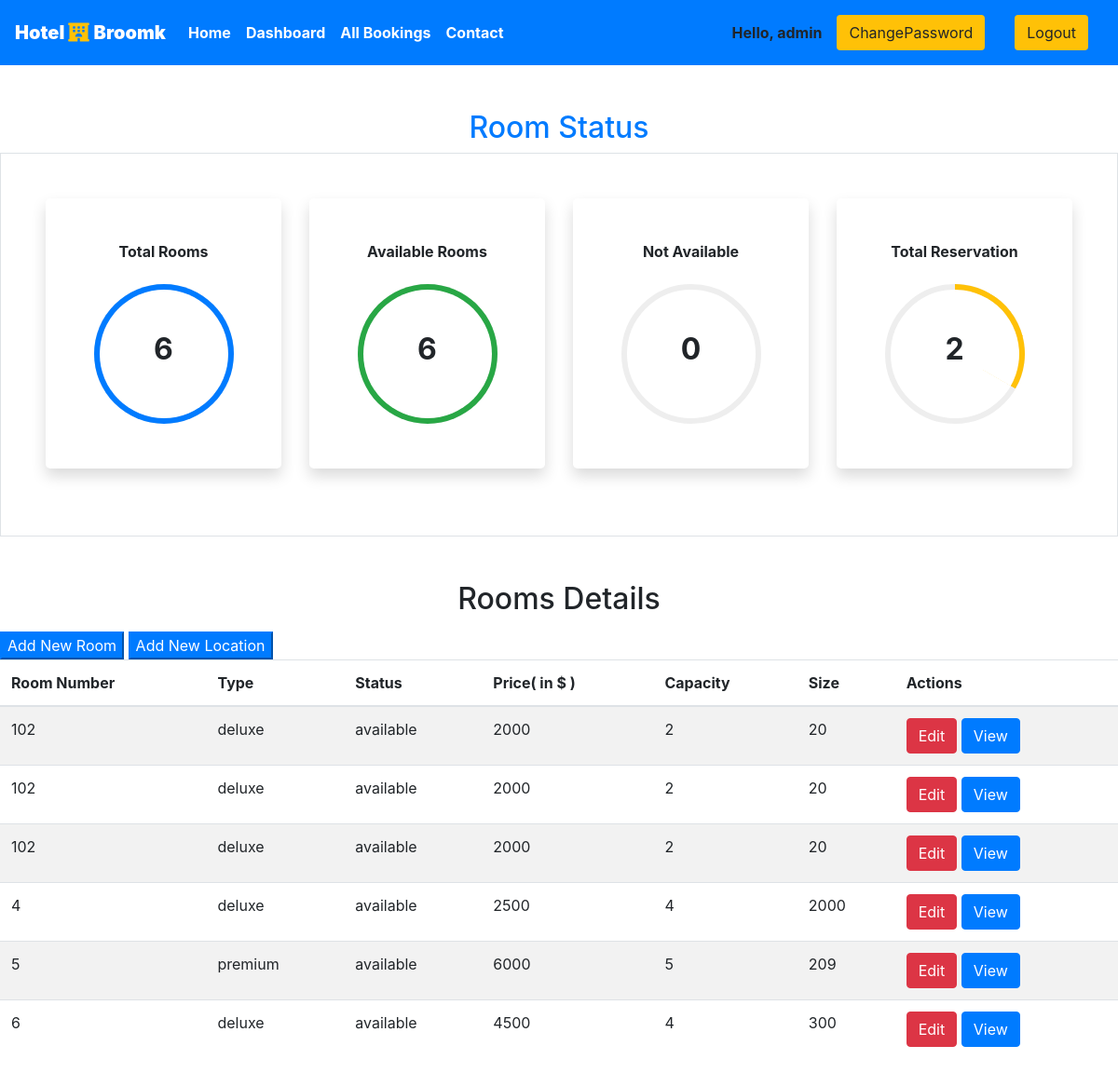
The page /staff/panel (signed in) on the database as committed earlier.
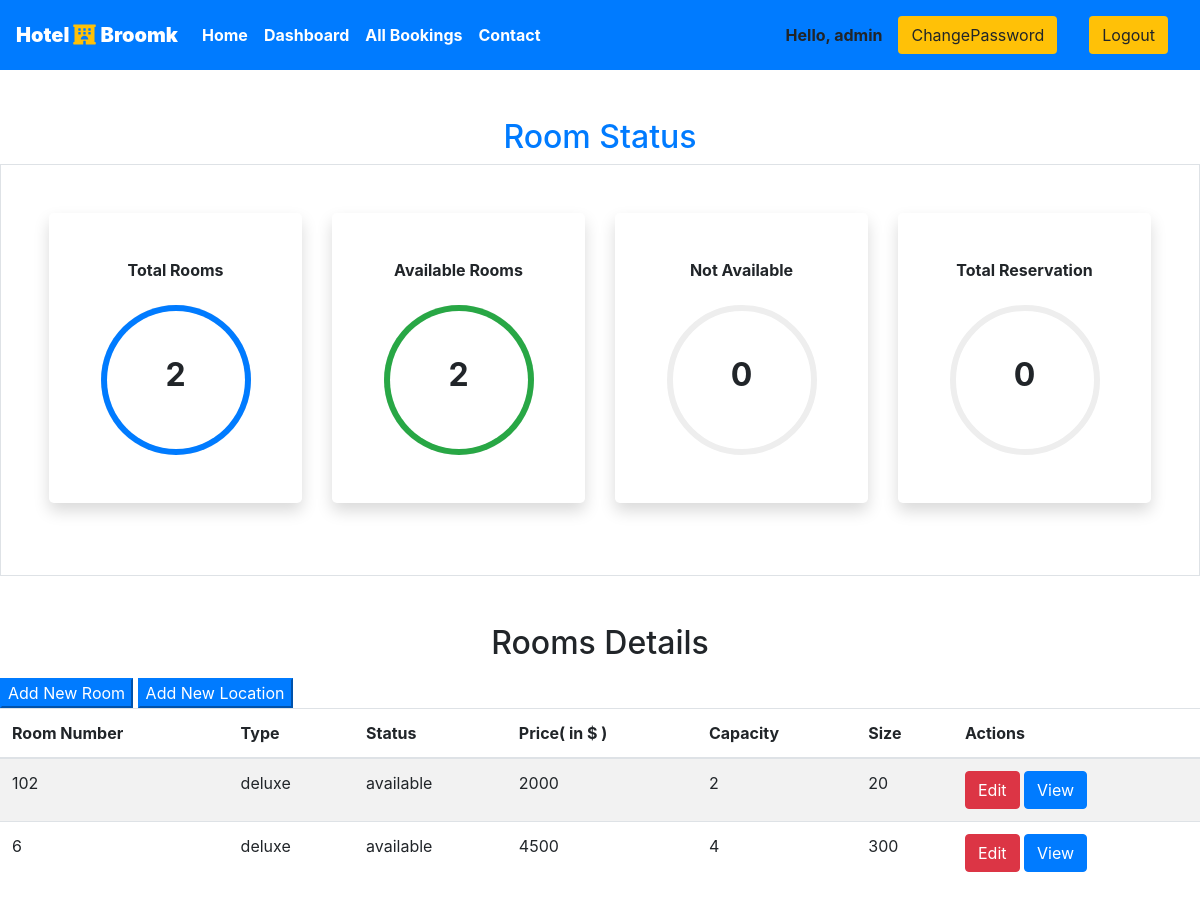
The same page on the database as committed later.
### broomk/models.py (models this page shows, shortened)
class Rooms(models.Model):
    ROOM_STATUS = (
    ("1", "available"),
    ("2", "not available"),
    )
    ROOM_TYPE = (
    ("1", "premium"),
    ("2", "deluxe"),
    ("3","regular"),
    )
    room_type = models.CharField(max_length=50,choices = ROOM_TYPE)
    capacity = models.IntegerField()
    price = models.IntegerField()
    size = models.IntegerField()
    hotel = models.ForeignKey(Hotels, on_delete = models.CASCADE)
    status = models.CharField(choices =ROOM_STATUS,max_length = 15)
    roomnumber = models.IntegerField()

### broomk/views.py (the view)
# urls.py: path('staff/panel', views.panel,name="staffpanel"),
@login_required(login_url='/staff')
def panel(request):
    if request.user.is_staff == False:
        return HttpResponse('Access Denied')
    rooms = Rooms.objects.all()
    total_rooms = len(rooms)
    available_rooms = len(Rooms.objects.all().filter(status='1'))
    unavailable_rooms = len(Rooms.objects.all().filter(status='2'))
    reserved = len(Reservation.objects.all())
    hotel = Hotels.objects.values_list('location','id').distinct().order_by()
    response = render(request,'staff/panel.html',{'location':hotel,'reserved':reserved,'rooms':rooms,'total_rooms':total_rooms,'available':available_rooms,'unavailable':unavailable_rooms})
    return HttpResponse(response)

### broomk/templatetags/app_tags.py (called while the page is built)
@register.filter
def percentage(value1,value2=100):
    return int(value1)/int(value2)*100

### templates/staff/panel.html (shortened to what this page needs)
{% extends 'basic.html' %} {% block title %} staff panel {% endblock title %}  {% block body %}
<section class="my-5 ">
    {%load app_tags%}
    <h2 class="text-center text-primary">Room Status</h2>
    <div class="container-fluid px-5 py-5 border">
        <div class="row">
            <div class="col-xl-3 col-lg-6 col-sm-12 mb-4 ">
                <div class="bg-white rounded-lg p-5 shadow">
                    <h2 class="h6 font-weight-bold text-center mb-4">Total Rooms</h2>
                    <div class="progress mx-auto" data-value={{ total_rooms|percentage:total_rooms}}>
                        <span class="progress-left">
                                    <span class="progress-bar border-primary"></span>
                        </span>
                        <span class="progress-right">
                                    <span class="progress-bar border-primary"></span>
                        </span>
                        <div class="progress-value w-100 h-100 rounded-circle d-flex align-items-center justify-content-center">
                            <div class="h2 font-weight-bold">{{ total_rooms}}</div>
                        </div>
                    </div>
                </div>
            </div>
            <div class="col-xl-3 col-lg-6 col-sm-12 mb-4">
                <div class="bg-white rounded-lg p-5 shadow">
                    <h2 class="h6 font-weight-bold text-center mb-4">Available Rooms</h2>
                    <div class="progress mx-auto" data-value={{ available|percentage:total_rooms}}>
                        <span class="progress-left">
                                    <span class="progress-bar border-success"></span>
                        </span>
                        <span class="progress-right">
                                    <span class="progress-bar border-success"></span>
                        </span>
                        <div class="progress-value w-100 h-100 rounded-circle d-flex align-items-center justify-content-center">
                            <div class="h2 font-weight-bold">{{ available}}</div>
                        </div>
                    </div>
                </div>
            </div>
            <div class="col-xl-3 col-lg-6 col-sm-12 mb-4">
                <div class="bg-white rounded-lg p-5 shadow">
                    <h2 class="h6 font-weight-bold text-center mb-4">Not Available</h2>
                    <div class="progress mx-auto" data-value={{ unavailable|percentage:total_rooms}}>
                        <span class="progress-left">
                        </span>
                        <span class="progress-right">
                        </span>
                        <div class="progress-value w-100 h-100 rounded-circle d-flex align-items-center justify-content-center">
                            <div class="h2 font-weight-bold">{{ unavailable}}</div>
                        </div>
                    </div>
                </div>
            </div>
            <div class="col-xl-3 col-lg-6 col-sm-12 mb-4">
                <div class="bg-white rounded-lg p-5 shadow">
                    <h2 class="h6 font-weight-bold text-center mb-4">Total Reservation</h2>
                    <div class="progress mx-auto" data-value={{reserved |percentage:total_rooms}}>
                        <span class="progress-left">
                        </span>
                        <span class="progress-right">
                                    <span class="progress-bar border-warning"></span>
                        </span>
                        <div class="progress-value w-100 h-100 rounded-circle d-flex align-items-center justify-content-center">
                            <div class="h2 font-weight-bold">{{reserved}}</div>
                        </div>
                    </div>
                </div>
            </div>
        </div>
    </div>
</section>
<h2 class="text-center pb-2">Rooms Details</h2>
<Button class="btn-group btn-primary" data-toggle="modal" data-target="#newroom">Add New Room</Button>
<Button class="btn-group btn-primary " data-toggle="modal" data-target="#newlocation">Add New Location</Button>
<table class="table table-striped  ">
    <thead>
        <th>Room Number</th>
        <th>Type</th>
        <th>Status</th>
        <th>Price( in $ )</th>
        <th>Capacity</th>
        <th>Size</th>
        <th colspan="2">Actions</th>
    </thead>
    {% if rooms %} {% for each_room in rooms %}
    <tr>
        <td>{{each_room.roomnumber}}</td>
        <td>{{each_room.get_room_type_display}}</td>
        <td>{{each_room.get_status_display}}</td>
        <td>{{each_room.price}}</td>
        <td>{{each_room.capacity}}</td>
        <td>{{each_room.size}}</td>
        <td colspan="2">
            <a href="/staff/panel/edit-room?roomid={{each_room.id}}"><Button class="btn btn-danger">Edit</Button></a>
            <a href="/staff/panel/view-room?roomid={{each_room.id}}"><Button class="btn btn-primary">View</Button></a>
        </td>
    </tr>
    {% endfor %} {% endif %}
</table>
{% endblock body %}

### templates/basic.html (shortened to what this page needs)
{% load static %}
<!DOCTYPE html>
<!DOCTYPE html>
<html lang="en">
<head>
    <link rel="stylesheet" href="https://use.fontawesome.com/releases/v5.7.0/css/all.css"
>
    <link rel="stylesheet" href="{% static 'bootstrap\bootstrap.css' %}">
    <link rel="stylesheet" href="https://maxcdn.bootstrapcdn.com/bootstrap/4.5.0/css/bootstrap.min.css">
</head>
<body>
    <div class="container-fluid px-0">
        <nav class="navbar navbar-expand-lg navbar-dark bg-primary font-weight-bold">
            <a class="navbar-brand text-bold bg-black " href="/"><b>Hotel </b><i class="fas fa-hotel text-warning"></i>
                <b>Broomk</b></a>
            <div class="collapse navbar-collapse " id="navbarSupportedContent">
                <ul class="navbar-nav mr-auto ">
                    <li class="nav-item active">
                        <a class="nav-link text-bold " href="/home"> Home</a>
                    </li>
                    {% if user.is_staff %}
                    <li class="nav-item active">
                        <a class="nav-link text-bold" href="/staff/panel">Dashboard </a>
                    </li>
                    {% elif user.is_staff == False and user.is_authenticated %}
                    <li class="nav-item active">
                        <a class="nav-link text-bold" href="/user/bookings">My Bookings </a>
                    </li>
                    {% endif %}
                    {% if user.is_staff %}
                    <li class="nav-item active">
                        <a class="nav-link text-bold" href="/staff/allbookings">All Bookings </a>
                    </li>
                    {% endif %}
                    <li class="nav-item active">
                        <a class="nav-link text-bold" href="{% url 'contactpage' %}">Contact </a>
                    </li>
                </ul>
                {% if request.user.is_authenticated %}
                Hello, {{request.user}}
                <a href="/changepassword" class="nav-link">
                    <button class="btn btn-group bg-warning" data-toggle="modal"
                        data-target="#forlogin">ChangePassword</button>
                </a>
                <a href="/lg" class="nav-link">
                    <button class="btn btn-group bg-warning" data-toggle="modal" data-target="#forlogin">Logout</button>
                </a>
                {% endif %}
            </div>
        </nav>
    </div>
    {% block body %}
    {% endblock body %}
</body>
</html>

### templates/staff/panel.html (style rules this page uses)
.progress { width: 150px; height: 150px; background: none; position: relative; }
.progress::after { content: ""; width: 100%; height: 100%; border-radius: 50%; border: 6px solid #eee; position: absolute; top: 0; left: 0; }
.progress>span { width: 50%; height: 100%; overflow: hidden; position: absolute; top: 0; z-index: 1; }
.progress .progress-left { left: 0; }
.progress .progress-bar { width: 100%; height: 100%; background: none; border-width: 6px; border-style: solid; position: absolute; top: 0; }
.progress .progress-left .progress-bar { left: 100%; border-top-right-radius: 80px; border-bottom-right-radius: 80px; border-left: 0; -webkit-transform-origin: center left; transform-origin: center left; }
.progress .progress-right { right: 0; }
.progress .progress-right .progress-bar { left: -100%; border-top-left-radius: 80px; border-bottom-left-radius: 80px; border-right: 0; -webkit-transform-origin: center right; transform-origin: center right; }
.progress .progress-value { position: absolute; top: 0; left: 0; }
body { min-height: 100vh; }
.rounded-lg { border-radius: 1rem; }

### templates/basic.html (style rules this page uses)
a { text-decoration: none; }

Rows that differ between the two databases and show on the page:
removed Rooms: roomnumber "102", room_type "deluxe", status "available", price "2000", capacity "2", size "20"
removed Rooms: roomnumber "102", room_type "deluxe", status "available", price "2000", capacity "2", size "20"
removed Rooms: roomnumber "4", room_type "deluxe", status "available", price "2500", capacity "4", size "2000"
removed Rooms: roomnumber "5", room_type "premium", status "available", price "6000", capacity "5", size "209"
Other text that changed with them:
{{ total_rooms }}: "6" → "2"
{{ available }}: "6" → "2"
{{ reserved }}: "2" → "0"
